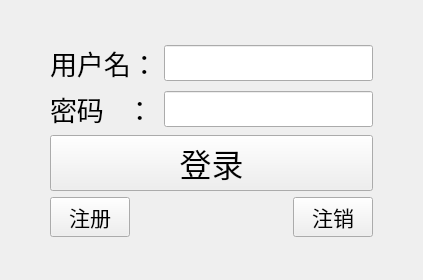
<?xml version="1.0" encoding="UTF-8"?>
<ui version="4.0">
 <class>tcpclient</class>
 <widget class="QWidget" name="tcpclient">
  <property name="geometry">
   <rect>
    <x>0</x>
    <y>0</y>
    <width>423</width>
    <height>280</height>
   </rect>
  </property>
  <property name="minimumSize">
   <size>
    <width>100</width>
    <height>100</height>
   </size>
  </property>
  <property name="windowTitle">
   <string>tcpclient</string>
  </property>
  <layout class="QGridLayout" name="gridLayout_3">
   <item row="0" column="1">
    <layout class="QGridLayout" name="gridLayout_2">
     <item row="0" column="0">
      <layout class="QGridLayout" name="gridLayout">
       <item row="0" column="0">
        <widget class="QLabel" name="name_lb">
         <property name="font">
          <font>
           <pointsize>20</pointsize>
          </font>
         </property>
         <property name="text">
          <string>用户名：</string>
         </property>
        </widget>
       </item>
       <item row="0" column="1">
        <widget class="QLineEdit" name="name_le">
         <property name="font">
          <font>
           <pointsize>18</pointsize>
          </font>
         </property>
        </widget>
       </item>
       <item row="1" column="0">
        <widget class="QLabel" name="pwd_lb">
         <property name="font">
          <font>
           <pointsize>20</pointsize>
          </font>
         </property>
         <property name="text">
          <string>密码   ：</string>
         </property>
        </widget>
       </item>
       <item row="1" column="1">
        <widget class="QLineEdit" name="pwd_le">
         <property name="font">
          <font>
           <pointsize>18</pointsize>
          </font>
         </property>
         <property name="echoMode">
          <enum>QLineEdit::Password</enum>
         </property>
        </widget>
       </item>
       <item row="2" column="0" colspan="2">
        <widget class="QPushButton" name="login_pb">
         <property name="font">
          <font>
           <pointsize>24</pointsize>
          </font>
         </property>
         <property name="text">
          <string>登录</string>
         </property>
        </widget>
       </item>
      </layout>
     </item>
     <item row="1" column="0">
      <layout class="QHBoxLayout" name="horizontalLayout">
       <item>
        <widget class="QPushButton" name="regist_pb">
         <property name="font">
          <font>
           <pointsize>16</pointsize>
          </font>
         </property>
         <property name="text">
          <string>注册</string>
         </property>
        </widget>
       </item>
       <item>
        <spacer name="horizontalSpacer_3">
         <property name="orientation">
          <enum>Qt::Horizontal</enum>
         </property>
         <property name="sizeHint" stdset="0">
          <size>
           <width>40</width>
           <height>20</height>
          </size>
         </property>
        </spacer>
       </item>
       <item>
        <widget class="QPushButton" name="cancel_pb">
         <property name="font">
          <font>
           <pointsize>16</pointsize>
          </font>
         </property>
         <property name="text">
          <string>注销</string>
         </property>
        </widget>
       </item>
      </layout>
     </item>
    </layout>
   </item>
   <item row="0" column="0">
    <spacer name="horizontalSpacer">
     <property name="orientation">
      <enum>Qt::Horizontal</enum>
     </property>
     <property name="sizeHint" stdset="0">
      <size>
       <width>40</width>
       <height>20</height>
      </size>
     </property>
    </spacer>
   </item>
   <item row="0" column="2">
    <spacer name="horizontalSpacer_2">
     <property name="orientation">
      <enum>Qt::Horizontal</enum>
     </property>
     <property name="sizeHint" stdset="0">
      <size>
       <width>40</width>
       <height>20</height>
      </size>
     </property>
    </spacer>
   </item>
  </layout>
 </widget>
 <resources/>
 <connections/>
</ui>
